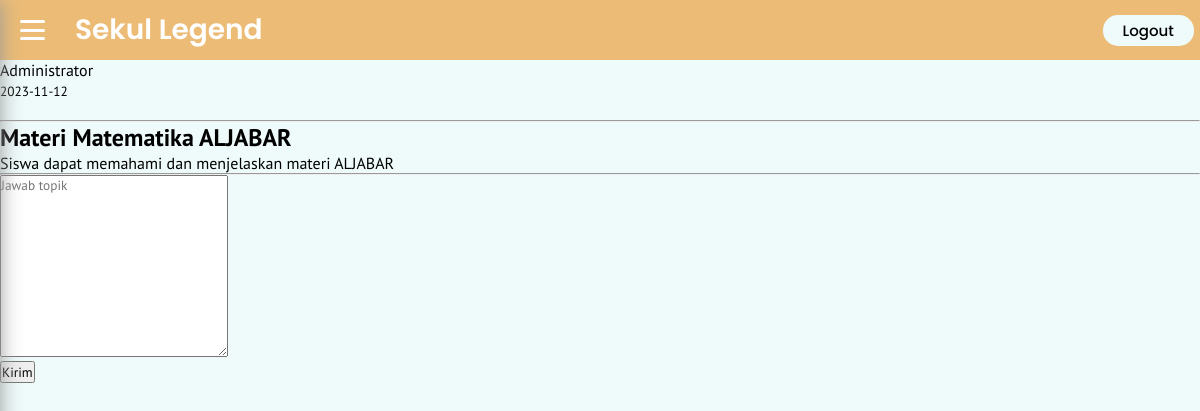
Page /diskusi/lihat_topik.php?id=21 (signed in) on the committed database.
### tables this page shows
CREATE TABLE `topik` (
  `id` int(11) NOT NULL,
  `judul` text NOT NULL,
  `deskripsi` text DEFAULT NULL,
  `tanggal` date NOT NULL DEFAULT current_timestamp(),
  `id_user` int(11) NOT NULL
);

CREATE TABLE `user` (
  `id_user` int(11) NOT NULL,
  `nama` varchar(255) NOT NULL,
  `username` varchar(255) NOT NULL,
  `password` varchar(255) NOT NULL,
  `level` enum('Admin','Guru','Siswa') NOT NULL DEFAULT 'Siswa',
  `kd_kelas` char(4) NOT NULL
);

### diskusi/lihat_topik.php (the view, shortened to what this page needs)
<?php
    include '../koneksi.php';
?>
<!DOCTYPE html>
<html lang="en">
<head>
    <link rel="stylesheet" href="discusion.css" type="text/css">
</head>
<body>
    <nav>
        <div class="toggle">
            <span></span>
            <span></span>
            <span></span>
        </div>
        <p class="namalogo">Sekul Legend</p>
        <div class="menu-header">
            <a class="logout" href="../logout.php">Logout</a>
        </div>
    </nav>
    <div class="komentar">
        <?php
            if(isset($_GET['id']) && !empty($_GET['id'])){
                $sql = "SELECT topik.*, user.nama from topik INNER JOIN user ON topik.id_user = user.id_user WHERE id = " . $_GET['id'];
                $query = mysqli_query($conn, $sql);
                $row = mysqli_fetch_array($query);
                if(empty($row)){
                    echo '<p class="text-warning">Topik Tidak Ditemukan</p>';
                }else{
                    ?>
                        <div class="komen1">
                            <div class="kolomKomen1">
                                <div class="isiKomen1"><?php echo htmlentities($row['nama']) ?></div>
                                <small><?php echo htmlentities($row['tanggal']); ?></small>
                            </div>
                        </div><br>
                        <hr>
                        <h2><?php echo htmlentities($row['judul']) ?></h2>
                        <p><?php echo nl2br (htmlentities($row['deskripsi'])) ?></p>
                        <hr>
                        <form action="jawab_topik.php" method="post">
                            <div>
                                <textarea name="komentar" cols="30" rows="10" placeholder="Jawab topik"></textarea>
                            </div>
                            <div>
                                <input type="submit" name="submit" value="Kirim">
                            </div>
                        </form>
                    <?php
                }
            }
        ?>
    </div>
</body>
</html>

### diskusi/discusion.css (style rules this page uses)
* { font-family: "Poppins", sans-serif; font-family: "PT Sans", sans-serif; text-decoration: none; padding: 0; margin: 0; color: black; box-sizing: border-box; }
body { overflow-x: hidden; background-color: #effafa; }
.namalogo { margin-left: 10px; font-family: "Poppins"; font-size: 28px; font-weight: 600; color: white; }
nav { display: flex; background-color: #ecbc76; height: 60px; align-items: center; }
.toggle { display: flex; margin: 20px; flex-direction: column; height: 20px; left: 0; justify-content: space-between; position: relative; }
.toggle span { display: block; width: 25px; height: 3px; background-color: white; border-radius: 3px; }
.menu-header { margin-left: 70%; }
.logout { font-family: "Poppins"; font-size: 15px; font-weight: 500; color: black; margin-right: 10px; padding: 5px 20px; border-radius: 15px; margin-left: auto; margin-right: auto; background-color: #effafa; }

### rows in the picture
topik: id_user.nama "Administrator", tanggal "2023-11-12", judul "Materi Matematika ALJABAR", deskripsi "Siswa dapat memahami dan menjelaskan materi ALJABAR"
